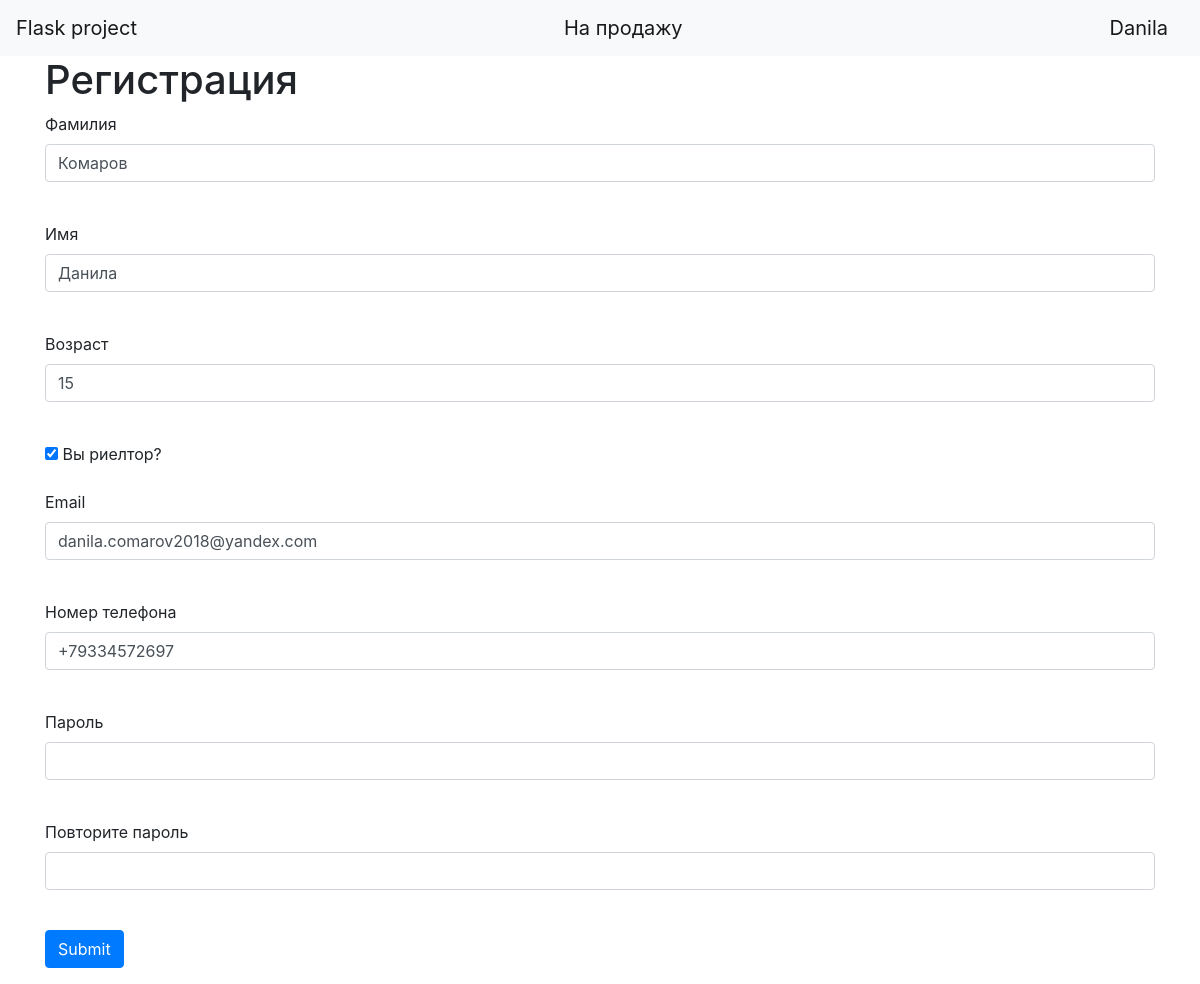
Page /change_user/2 (signed in) on the earlier database version.
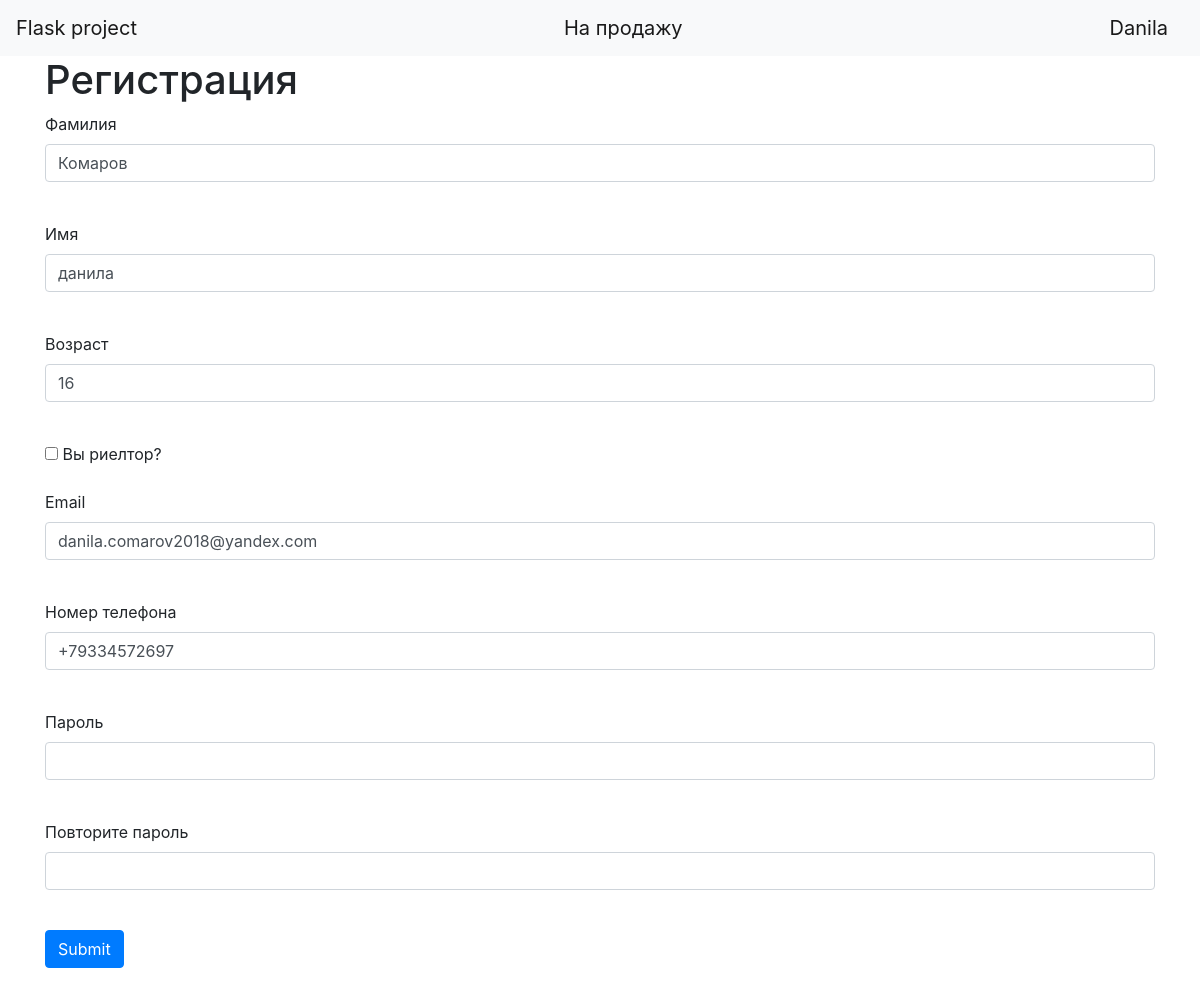
Same page on the later database version.
### data/users.py (models this page shows, shortened)
class User(SqlAlchemyBase, UserMixin):
    __tablename__ = 'users'
    id = sqlalchemy.Column(sqlalchemy.Integer, primary_key=True, autoincrement=True)
    surname = sqlalchemy.Column(sqlalchemy.String, nullable=True)
    name = sqlalchemy.Column(sqlalchemy.String, nullable=True)
    age = sqlalchemy.Column(sqlalchemy.Integer, nullable=True)
    is_realtor = sqlalchemy.Column(sqlalchemy.Boolean)
    email = sqlalchemy.Column(sqlalchemy.String, unique=True)
    phone = sqlalchemy.Column(sqlalchemy.String, nullable=True, unique=True)
    hashed_password = sqlalchemy.Column(sqlalchemy.String, nullable=True)
    sort = sqlalchemy.Column(sqlalchemy.String, nullable=True)

### main.py (the view, shortened to what this page needs)
@app.route('/change_user/<int:id>', methods=["POST", "GET"])
@login_required
def change_user(id):
    form = RegisterForm()
    if request.method == 'GET':
        user = session.query(User).filter(User.id == id).first()
        if user:
            form.surname.data = user.surname
            form.name.data = user.name
            form.age.data = user.age
            form.is_realtor.data = user.is_realtor
            form.email.data = user.email
            form.phone.data = user.phone
        else:
            abort(404)
    return render_template('/register.html', title="Редактирование пользователя", form=form)

### register.py
class RegisterForm(FlaskForm):
    surname = StringField("Фамилия")
    name = StringField("Имя")
    age = IntegerField("Возраст")
    is_realtor = BooleanField("Вы риелтор?")
    email = EmailField("Email", validators=[DataRequired()])
    phone = StringField("Номер телефона")
    password = PasswordField("Пароль", validators=[DataRequired()])
    r_password = PasswordField("Повторите пароль", validators=[DataRequired()])
    submit = SubmitField("Submit")

### main.py (called while the page is built)
@login_manager.user_loader
def load_user(user_id):
    return session.query(User).get(user_id)

### templates/register.html (shortened to what this page needs)
<!DOCTYPE html>
<html lang="en">
    <head>
    </head>
    <body>
        {% extends "base.html" %}
        {% block content %}
            <h1>Регистрация</h1>
            <form action="" method="post" novalidate>
                <p>
                    {{ form.surname.label }}<br>
                    {{ form.surname(class="form-control") }}<br>
                </p>
                <p>
                    {{ form.name.label }}<br>
                    {{ form.name(class="form-control") }}<br>
                </p>
                <p>
                    {{ form.age.label }}<br>
                    {{ form.age(class="form-control") }}<br>
                </p>
                <p>{{ form.is_realtor() }} {{ form.is_realtor.label }}</p>
                <p>
                    {{ form.email.label }}<br>
                    {{ form.email(class="form-control", type="email") }}<br>
                </p>
                <p>
                    {{ form.phone.label }}<br>
                    {{ form.phone(class="form-control", type="tel") }}<br>
                </p>
                <p>
                    {{ form.password.label }}<br>
                    {{ form.password(class="form-control", type="password", id="pass", onkeyup="passcorr()") }}<br>
                </p>
                <p>
                    {{ form.r_password.label }}<br>
                    {{ form.r_password(class="form-control", type="password", id="checkPass", onblur="valid(event)") }}<br>
                </p>
                <p>{{ form.submit(type="submit", class="btn btn-primary") }}</p>
            </form>
        {% endblock %}

Differences in the rows shown:
changed User "Комаров": name "Данила" → "данила"; age "15" → "16"; is_realtor "☑" → "☐"
